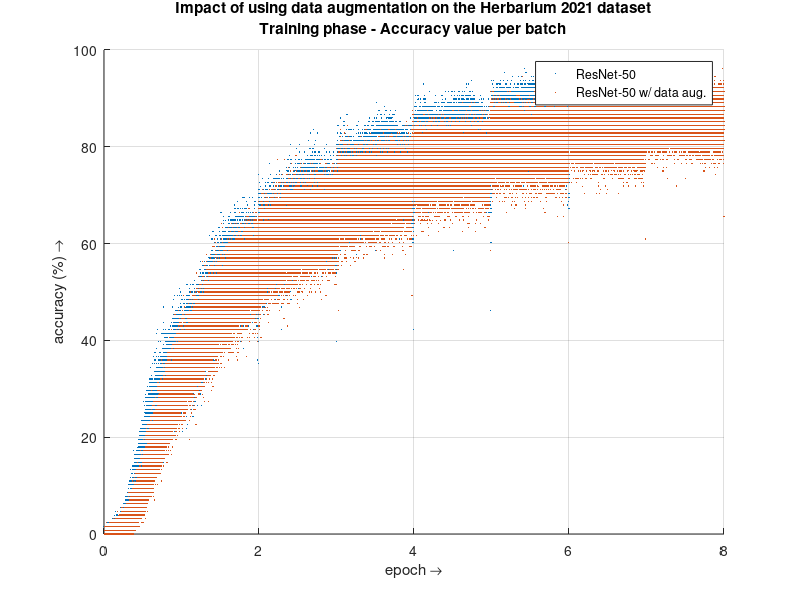
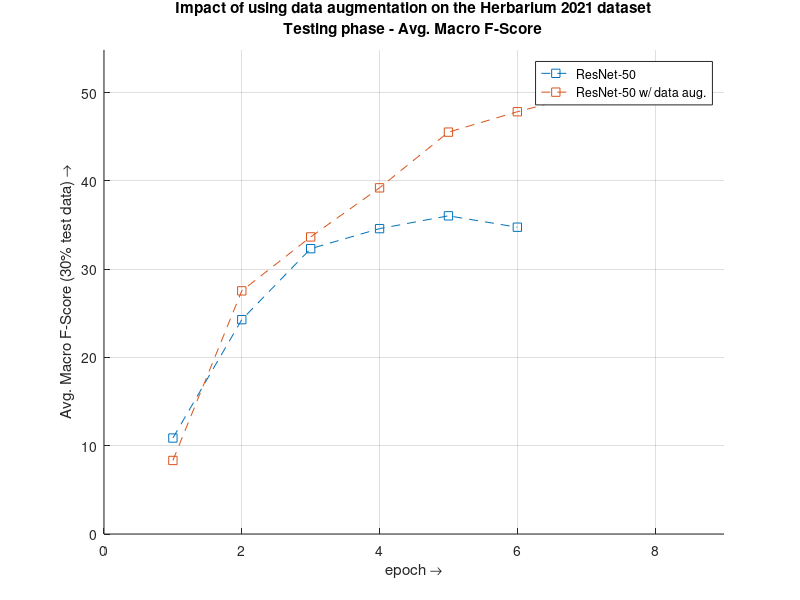

Here is the MATLAB script that generated these plots, in order:
close all
clear all
clc

%% TRAIN LOSS
RN50_train = [
  csvread("ResNet50_run-01_train-loss-corr.txt");
  csvread("ResNet50_run-02_train-loss-corr.txt");
  csvread("ResNet50_run-03_train-loss-corr.txt");
  csvread("ResNet50_run-04_train-loss-corr.txt");
  csvread("ResNet50_run-05_train-loss-corr.txt");
  csvread("ResNet50_run-06_train-loss-corr.txt")  ];
RN50_da_train = [
  csvread("ResNet50_da_run-01_train-loss-corr.txt");
  csvread("ResNet50_da_run-02_train-loss-corr.txt");
  csvread("ResNet50_da_run-03_train-loss-corr.txt");
  csvread("ResNet50_da_run-04_train-loss-corr.txt");
  csvread("ResNet50_da_run-05_train-loss-corr.txt");
  csvread("ResNet50_da_run-06_train-loss-corr.txt");
  csvread("ResNet50_da_run-07_train-loss-corr.txt");
  csvread("ResNet50_da_run-08_train-loss-corr.txt")  ];
t = linspace(0,6,length(RN50_train));
t_da = linspace(0,8,length(RN50_da_train));
figure
hold on
plot(t   ,RN50_train(:,2)*100/128,'.','MarkerSize',1,'LineWidth',0.1)
plot(t_da,RN50_da_train(:,2)*100/128,'.','MarkerSize',1,'LineWidth',0.1)
grid on
xlabel('epoch \rightarrow')
ylabel('accuracy (%) \rightarrow')
title(...
  {'Impact of using data augmentation on the Herbarium 2021 dataset',...
  'Training phase - Accuracy value per batch'})
legend('ResNet-50','ResNet-50 w/ data aug.')

%% TEST MACRO F-SCORE
RN50_test = [10.87,24.28,32.32,34.59,36.04,34.75];
RN50_da_test = [8.330,27.54,33.65,39.21,45.52,47.83,49.85,49.42];

figure
hold on
plot(RN50_test,'--','Marker','square','LineWidth',0.1)
plot(RN50_da_test,'--','Marker','square','LineWidth',0.1)
grid on
xlim([0 max([length(RN50_test),length(RN50_da_test)])+1])
ylim([0 max([RN50_test,RN50_da_test])*1.1])
xlabel('epoch \rightarrow')
ylabel('Avg. Macro F-Score (30% test data) \rightarrow')
title(...
  {'Impact of using data augmentation on the Herbarium 2021 dataset',...
  'Testing phase - Avg. Macro F-Score'})
legend('ResNet-50','ResNet-50 w/ data aug.')